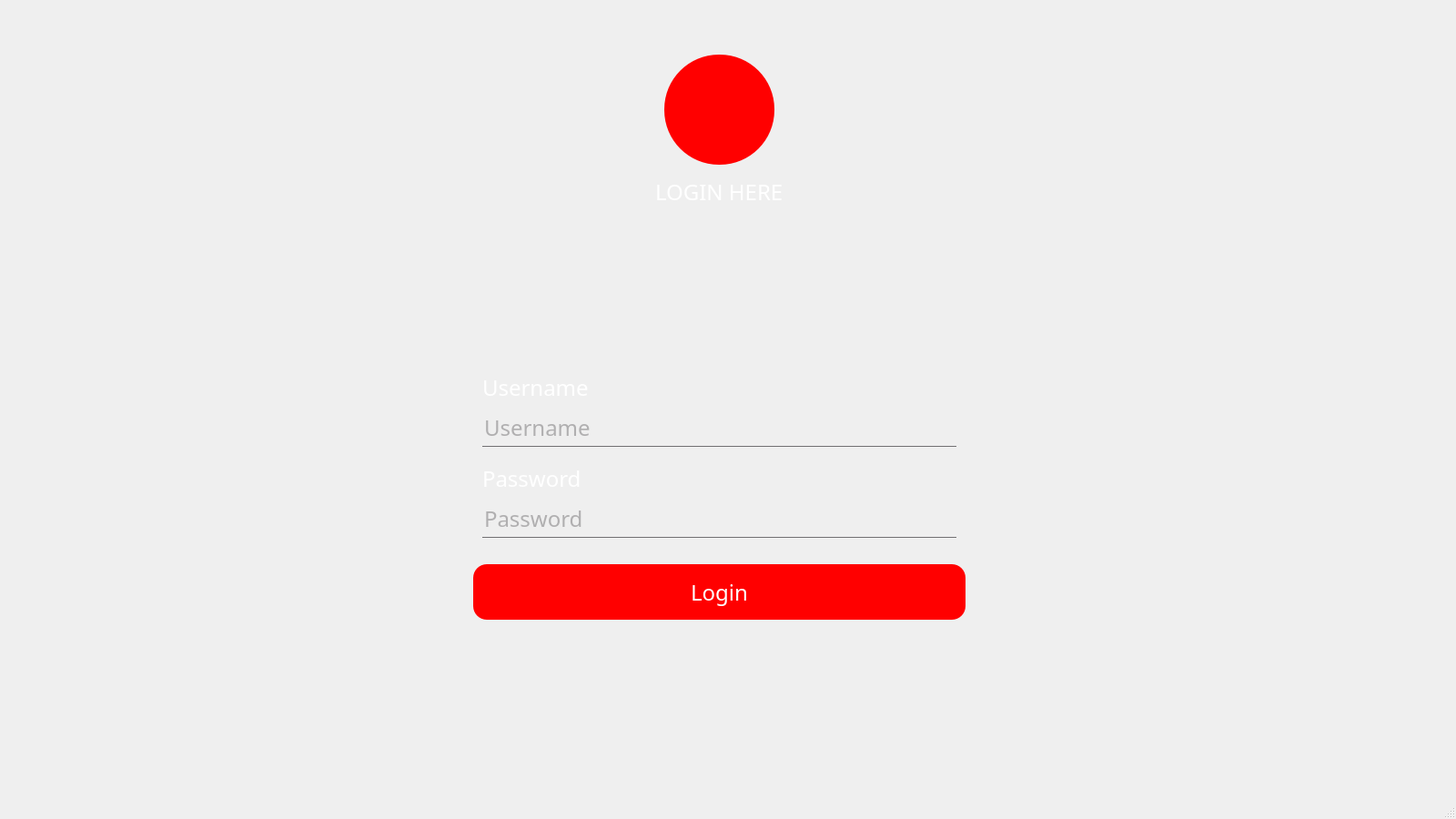
<?xml version="1.0" encoding="UTF-8"?>
<ui version="4.0">
 <class>MainWindow</class>
 <widget class="QMainWindow" name="MainWindow">
  <property name="geometry">
   <rect>
    <x>0</x>
    <y>0</y>
    <width>1600</width>
    <height>900</height>
   </rect>
  </property>
  <property name="minimumSize">
   <size>
    <width>1600</width>
    <height>900</height>
   </size>
  </property>
  <property name="maximumSize">
   <size>
    <width>1920</width>
    <height>1080</height>
   </size>
  </property>
  <property name="windowTitle">
   <string>MainWindow</string>
  </property>
  <property name="styleSheet">
   <string notr="true">*{
	font-family:century gothic;
	font-size:24px;
}

QWidget{
	background-image: url(:/prefijoNuevo/paisaje-cultura-sostenibilidad.jpg);
}

QFrame{
	background:rgba(0/0/0/0.8);
	border-radius:15px;
}

QPushButton{
	background:red;
	color:white;
	border-radius:15px;
}

QPushButton:hover{
	color:#333;
	border-radius:15px;
	background:#49ebff;
}

QToolButton{
	background:red;
	border-radius:60px;

}

QLabel{
	color:white;
	background:transparent;
}

QLineEdit{
	background:transparent;
	border:none;
	color:#717072;
	border-bottom:1px solid #717072;
}</string>
  </property>
  <widget class="QWidget" name="centralwidget">
   <widget class="QFrame" name="frame">
    <property name="geometry">
     <rect>
      <x>460</x>
      <y>120</y>
      <width>661</width>
      <height>611</height>
     </rect>
    </property>
    <property name="frameShape">
     <enum>QFrame::StyledPanel</enum>
    </property>
    <property name="frameShadow">
     <enum>QFrame::Raised</enum>
    </property>
    <widget class="QLabel" name="label">
     <property name="geometry">
      <rect>
       <x>260</x>
       <y>60</y>
       <width>141</width>
       <height>61</height>
      </rect>
     </property>
     <property name="text">
      <string>LOGIN HERE</string>
     </property>
    </widget>
    <widget class="QPushButton" name="pushButton">
     <property name="geometry">
      <rect>
       <x>60</x>
       <y>500</y>
       <width>541</width>
       <height>61</height>
      </rect>
     </property>
     <property name="text">
      <string>Login</string>
     </property>
    </widget>
    <widget class="QLineEdit" name="lineEdit">
     <property name="geometry">
      <rect>
       <x>70</x>
       <y>330</y>
       <width>521</width>
       <height>41</height>
      </rect>
     </property>
     <property name="text">
      <string/>
     </property>
     <property name="placeholderText">
      <string>Username</string>
     </property>
    </widget>
    <widget class="QLineEdit" name="lineEdit_2">
     <property name="geometry">
      <rect>
       <x>70</x>
       <y>430</y>
       <width>521</width>
       <height>41</height>
      </rect>
     </property>
     <property name="text">
      <string/>
     </property>
     <property name="echoMode">
      <enum>QLineEdit::Password</enum>
     </property>
     <property name="placeholderText">
      <string>Password</string>
     </property>
    </widget>
    <widget class="QLabel" name="label_2">
     <property name="geometry">
      <rect>
       <x>70</x>
       <y>290</y>
       <width>141</width>
       <height>31</height>
      </rect>
     </property>
     <property name="text">
      <string>Username</string>
     </property>
    </widget>
    <widget class="QLabel" name="label_3">
     <property name="geometry">
      <rect>
       <x>70</x>
       <y>390</y>
       <width>141</width>
       <height>31</height>
      </rect>
     </property>
     <property name="text">
      <string>Password</string>
     </property>
    </widget>
   </widget>
   <widget class="QToolButton" name="toolButton">
    <property name="geometry">
     <rect>
      <x>730</x>
      <y>60</y>
      <width>121</width>
      <height>121</height>
     </rect>
    </property>
    <property name="text">
     <string/>
    </property>
   </widget>
  </widget>
  <widget class="QMenuBar" name="menubar">
   <property name="geometry">
    <rect>
     <x>0</x>
     <y>0</y>
     <width>1600</width>
     <height>35</height>
    </rect>
   </property>
  </widget>
  <widget class="QStatusBar" name="statusbar"/>
 </widget>
 <resources>
  <include location="../Imagenes/Imagen.qrc"/>
 </resources>
 <connections/>
</ui>
